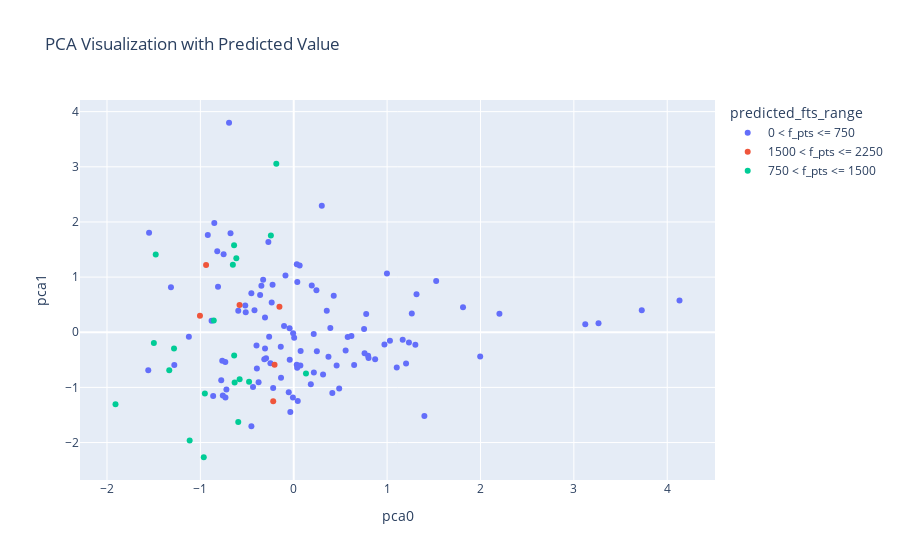
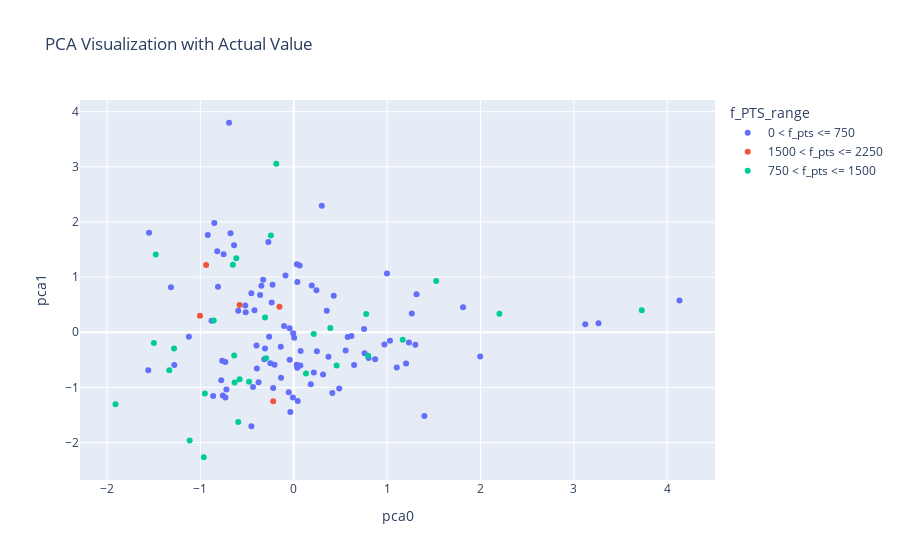

The notebook cell these images were saved under, in order:
### Markdown cell above
### Plotting Scatter Plot

Plotting scatter plot between 2 PCA features to see the performance of classification algorithm

### Code cell
plotly_scatter(dec_basketball, df_all_stats_bucket, x_feat_list)

### Figure 1 — Plotly figure (JSON) as saved in the notebook; plotly's stock layout.template omitted (floating-point values rounded to 4 significant figures; data arrays with more than 128 entries replaced by an {"elided": "..."} marker saying what was removed)
{"data": [{"customdata": {"elided": "106x10 mixed values"}, "hovertemplate": "predicted_fts_range=0 < f_pts <= 750<br>pca0=%{x}<br>pca1=%{y}<br>g=%{customdata[0]}<br>mp=%{customdata[1]}<br>stl=%{customdata[2]}<br>fg_pct=%{customdata[3]}<br>fg3_pct=%{customdata[4]}<br>ft_pct=%{customdata[5]}<br>mp_per_g=%{customdata[6]}<br>pts_per_g=%{customdata[7]}<br>trb_per_g=%{customdata[8]}<br>ast_per_g=%{customdata[9]}<extra></extra>", "legendgroup": "0 < f_pts <= 750", "marker": {"color": "#636efa", "symbol": "circle"}, "mode": "markers", "name": "0 < f_pts <= 750", "orientation": "v", "showlegend": true, "type": "scatter", "x": [-0.04439, 0.8013, -0.8191, 0.4869, 1.203, 0.004679, -1.279, -0.1389, 0.3005, -0.1038, -0.436, 1.103, -0.3947, -0.08861, 0.04299, -0.6928, -0.2716, -0.4205, 0.06348, 0.9714, 1.997, -0.043, -0.3075, -0.2266, -1.315, 0.03308, 0.07133, 0.2431, 1.167, 1.526, -0.2966, 0.7761, 0.7965, 3.728, -0.3076, 0.4592, 2.203, 0.3919, 0.2141, -0.7327, -0.7211, 0.5778, 1.234, -0.3764, 0.03205, -0.4539, -0.5941, 1.813, 0.6177, -0.7765, 0.03842, -0.519, -0.006611, -0.2633, -0.7313, -0.5141, -0.8797, -0.9205, -0.8108, 0.7535, 0.8719, -0.05352, -0.7596, -0.7509, 0.4283, 0.1831, 0.2154, 0.07385, -1.549, 1.315, -0.3599, -0.4534, 0.6469, 3.122, -0.2203, -0.6769, 4.132, -0.03645, -0.3153, -0.8629, 0.193, -0.8508, 1.264, -0.1361, -1.123, 0.3141, -0.3277, 1.399, 0.5556, -1.558, 0.9983, 0.7587, 1.031, 0.03694, 3.264, -0.2496, -0.008687, -0.3463, -0.3986, -0.2361, 0.3719, 0.2476, 0.3538, 0.4134, 1.303, -0.7657], "xaxis": "x", "y": [0.07105, -0.4651, 1.469, -1.022, -0.5653, -0.1005, -0.5919, -0.2637, 2.292, 0.1131, -0.9942, -0.6404, -0.6554, 1.027, -1.247, 3.799, 1.634, 0.3988, 1.211, -0.2238, -0.4386, -0.5, -0.2956, 0.863, 0.8156, 1.232, -0.6028, 0.7593, -0.1374, 0.9269, -0.4714, 0.3298, -0.4264, 0.3988, 0.2672, -0.6009, 0.3348, 0.07571, -0.03142, -0.5374, -1.04, -0.08698, -0.1858, -0.9081, -0.5905, 0.7078, 0.3878, 0.4531, -0.06923, -0.8699, 0.9112, 0.4838, -0.01976, -0.08377, -1.182, 0.3634, 0.2096, 1.764, 0.8258, 0.05872, -0.4876, -1.087, -1.148, 1.412, 0.661, -0.9441, -0.7279, -0.34, 1.802, 0.6911, 0.6775, -1.706, -0.5921, 0.1467, -1.01, 1.796, 0.5773, -1.448, -0.4913, -1.157, 0.847, 1.979, 0.338, -0.8246, -0.08277, -0.7668, 0.9511, -1.517, -0.3298, -0.6899, 1.065, -0.3804, -0.1548, -0.6441, 0.1615, -0.5623, -1.181, 0.845, -0.2384, 0.5415, -0.4442, -0.3461, 0.3905, -1.101, -0.2277, -0.5174], "yaxis": "y"}, {"customdata": [[29, 977.7, 27, 0.45, 0.34, 0.73, 33.33, 14.27, 3.83, 3.2], ["29", "966", "39", ".452", ".342", ".849", "33.3", "16.8", "7.3", "2.1"], [31, 981, 20, 0.47, 0.38, 0.77, 31.7, 17, 7.65, 2.4], [32.5, 1148.0, 44, 0.48, 0.34, 0.81, 35.3, 18.6, 6.1, 8.15], ["32", "1057", "43", ".402", ".294", ".772", "33.0", "19.1", "5.2", "2.8"], ["32", "1133", "54", ".422", ".360", ".861", "35.4", "27.4", "3.9", "8.7"]], "hovertemplate": "predicted_fts_range=1500 < f_pts <= 2250<br>pca0=%{x}<br>pca1=%{y}<br>g=%{customdata[0]}<br>mp=%{customdata[1]}<br>stl=%{customdata[2]}<br>fg_pct=%{customdata[3]}<br>fg3_pct=%{customdata[4]}<br>ft_pct=%{customdata[5]}<br>mp_per_g=%{customdata[6]}<br>pts_per_g=%{customdata[7]}<br>trb_per_g=%{customdata[8]}<br>ast_per_g=%{customdata[9]}<extra></extra>", "legendgroup": "1500 < f_pts <= 2250", "marker": {"color": "#EF553B", "symbol": "circle"}, "mode": "markers", "name": "1500 < f_pts <= 2250", "orientation": "v", "showlegend": true, "type": "scatter", "x": [-0.2054, -0.1531, -0.2198, -1.004, -0.5802, -0.9387], "xaxis": "x", "y": [-0.5878, 0.4635, -1.251, 0.2993, 0.4946, 1.218], "yaxis": "y"}, {"customdata": {"elided": "20x10 mixed values"}, "hovertemplate": "predicted_fts_range=750 < f_pts <= 1500<br>pca0=%{x}<br>pca1=%{y}<br>g=%{customdata[0]}<br>mp=%{customdata[1]}<br>stl=%{customdata[2]}<br>fg_pct=%{customdata[3]}<br>fg3_pct=%{customdata[4]}<br>ft_pct=%{customdata[5]}<br>mp_per_g=%{customdata[6]}<br>pts_per_g=%{customdata[7]}<br>trb_per_g=%{customdata[8]}<br>ast_per_g=%{customdata[9]}<extra></extra>", "legendgroup": "750 < f_pts <= 1500", "marker": {"color": "#00cc96", "symbol": "circle"}, "mode": "markers", "name": "750 < f_pts <= 1500", "orientation": "v", "showlegend": true, "type": "scatter", "x": [-0.2448, 0.1311, -0.8564, -0.6521, -0.6387, -1.909, -0.6379, -0.6149, -1.333, -1.498, -0.1867, -0.6332, -0.9519, -1.282, -0.9636, -0.5794, -1.478, -0.4784, -0.5942, -1.115], "xaxis": "x", "y": [1.753, -0.7484, 0.2134, 1.223, 1.577, -1.306, -0.4211, 1.342, -0.6869, -0.1973, 3.056, -0.9127, -1.11, -0.294, -2.267, -0.8515, 1.409, -0.8956, -1.63, -1.962], "yaxis": "y"}], "layout": {"legend": {"title": {"text": "predicted_fts_range"}, "tracegroupgap": 0}, "title": {"text": "PCA Visualization with Predicted Value"}, "xaxis": {"anchor": "y", "domain": [0, 1], "title": {"text": "pca0"}}, "yaxis": {"anchor": "x", "domain": [0, 1], "title": {"text": "pca1"}}}}

### Figure 2 — Plotly figure (JSON) as saved in the notebook; plotly's stock layout.template omitted (floating-point values rounded to 4 significant figures; data arrays with more than 128 entries replaced by an {"elided": "..."} marker saying what was removed)
{"data": [{"customdata": {"elided": "97x10 mixed values"}, "hovertemplate": "f_PTS_range=0 < f_pts <= 750<br>pca0=%{x}<br>pca1=%{y}<br>g=%{customdata[0]}<br>mp=%{customdata[1]}<br>stl=%{customdata[2]}<br>fg_pct=%{customdata[3]}<br>fg3_pct=%{customdata[4]}<br>ft_pct=%{customdata[5]}<br>mp_per_g=%{customdata[6]}<br>pts_per_g=%{customdata[7]}<br>trb_per_g=%{customdata[8]}<br>ast_per_g=%{customdata[9]}<extra></extra>", "legendgroup": "0 < f_pts <= 750", "marker": {"color": "#636efa", "symbol": "circle"}, "mode": "markers", "name": "0 < f_pts <= 750", "orientation": "v", "showlegend": true, "type": "scatter", "x": [-0.04439, -0.8629, -0.3153, -0.03645, 4.132, -0.6769, -0.2203, 3.122, 0.6469, -0.4534, -0.3599, 1.315, -1.549, 0.07385, 0.2154, 0.4283, -0.7509, -0.7596, -0.05352, 0.8719, 0.7535, -0.8108, -0.9205, -0.8797, 0.193, -0.8508, 1.264, -0.1361, -0.6387, -0.2054, -0.7657, 1.303, 0.4134, 0.3538, 0.2476, 0.3719, -0.2361, -0.3986, -0.3463, -0.5141, -0.008687, 3.264, 0.03694, 1.031, 0.7587, 0.9983, -1.558, 0.5556, 1.399, -0.3277, 0.3141, -1.123, -0.2496, -0.7313, 0.1831, -0.006611, -1.315, -0.2266, -0.3075, -0.043, 1.997, 0.9714, 0.06348, -0.4205, -0.2716, -0.2633, 0.04299, 0.03308, -0.08861, 1.103, -0.436, -0.1038, 0.3005, -0.1389, -1.279, 0.004679, 1.203, 0.4869, -0.8191, 0.8013, -0.3947, 0.07133, -0.6928, -0.519, -0.4539, 1.234, 0.5778, -0.7211, -0.7327, -0.5941, 1.813, 0.6177, -0.7765, 0.03842, 0.2431, -0.3764, 0.03205], "xaxis": "x", "y": [0.07105, -1.157, -0.4913, -1.448, 0.5773, 1.796, -1.01, 0.1467, -0.5921, -1.706, 0.6775, 0.6911, 1.802, -0.34, -0.7279, 0.661, 1.412, -1.148, -1.087, -0.4876, 0.05872, 0.8258, 1.764, 0.2096, 0.847, 1.979, 0.338, -0.8246, 1.577, -0.5878, -0.5174, -0.2277, -1.101, 0.3905, -0.3461, -0.4442, 0.5415, -0.2384, 0.845, 0.3634, -1.181, 0.1615, -0.6441, -0.1548, -0.3804, 1.065, -0.6899, -0.3298, -1.517, 0.9511, -0.7668, -0.08277, -0.5623, -1.182, -0.9441, -0.01976, 0.8156, 0.863, -0.2956, -0.5, -0.4386, -0.2238, 1.211, 0.3988, 1.634, -0.08377, -1.247, 1.232, 1.027, -0.6404, -0.9942, 0.1131, 2.292, -0.2637, -0.5919, -0.1005, -0.5653, -1.022, 1.469, -0.4651, -0.6554, -0.6028, 3.799, 0.4838, 0.7078, -0.1858, -0.08698, -1.04, -0.5374, 0.3878, 0.4531, -0.06923, -0.8699, 0.9112, 0.7593, -0.9081, -0.5905], "yaxis": "y"}, {"customdata": [[31, 981, 20, 0.47, 0.38, 0.77, 31.7, 17, 7.65, 2.4], [32.5, 1148.0, 44, 0.48, 0.34, 0.81, 35.3, 18.6, 6.1, 8.15], ["32", "1057", "43", ".402", ".294", ".772", "33.0", "19.1", "5.2", "2.8"], ["32", "1133", "54", ".422", ".360", ".861", "35.4", "27.4", "3.9", "8.7"], ["29", "966", "39", ".452", ".342", ".849", "33.3", "16.8", "7.3", "2.1"]], "hovertemplate": "f_PTS_range=1500 < f_pts <= 2250<br>pca0=%{x}<br>pca1=%{y}<br>g=%{customdata[0]}<br>mp=%{customdata[1]}<br>stl=%{customdata[2]}<br>fg_pct=%{customdata[3]}<br>fg3_pct=%{customdata[4]}<br>ft_pct=%{customdata[5]}<br>mp_per_g=%{customdata[6]}<br>pts_per_g=%{customdata[7]}<br>trb_per_g=%{customdata[8]}<br>ast_per_g=%{customdata[9]}<extra></extra>", "legendgroup": "1500 < f_pts <= 2250", "marker": {"color": "#EF553B", "symbol": "circle"}, "mode": "markers", "name": "1500 < f_pts <= 2250", "orientation": "v", "showlegend": true, "type": "scatter", "x": [-0.2198, -1.004, -0.5802, -0.9387, -0.1531], "xaxis": "x", "y": [-1.251, 0.2993, 0.4946, 1.218, 0.4635], "yaxis": "y"}, {"customdata": {"elided": "30x10 mixed values"}, "hovertemplate": "f_PTS_range=750 < f_pts <= 1500<br>pca0=%{x}<br>pca1=%{y}<br>g=%{customdata[0]}<br>mp=%{customdata[1]}<br>stl=%{customdata[2]}<br>fg_pct=%{customdata[3]}<br>fg3_pct=%{customdata[4]}<br>ft_pct=%{customdata[5]}<br>mp_per_g=%{customdata[6]}<br>pts_per_g=%{customdata[7]}<br>trb_per_g=%{customdata[8]}<br>ast_per_g=%{customdata[9]}<extra></extra>", "legendgroup": "750 < f_pts <= 1500", "marker": {"color": "#00cc96", "symbol": "circle"}, "mode": "markers", "name": "750 < f_pts <= 1500", "orientation": "v", "showlegend": true, "type": "scatter", "x": [-1.333, -1.498, -0.1867, -0.6332, -0.9519, -1.282, -0.9636, -0.5794, -1.478, -0.4784, -0.6379, -1.909, -0.6149, 1.167, -0.8564, 0.1311, -0.2448, -0.5942, 0.2141, 0.3919, 2.203, 0.4592, -0.3076, 3.728, 0.7965, 0.7761, -0.2966, 1.526, -0.6521, -1.115], "xaxis": "x", "y": [-0.6869, -0.1973, 3.056, -0.9127, -1.11, -0.294, -2.267, -0.8515, 1.409, -0.8956, -0.4211, -1.306, 1.342, -0.1374, 0.2134, -0.7484, 1.753, -1.63, -0.03142, 0.07571, 0.3348, -0.6009, 0.2672, 0.3988, -0.4264, 0.3298, -0.4714, 0.9269, 1.223, -1.962], "yaxis": "y"}], "layout": {"legend": {"title": {"text": "f_PTS_range"}, "tracegroupgap": 0}, "title": {"text": "PCA Visualization with Actual Value"}, "xaxis": {"anchor": "y", "domain": [0, 1], "title": {"text": "pca0"}}, "yaxis": {"anchor": "x", "domain": [0, 1], "title": {"text": "pca1"}}}}
